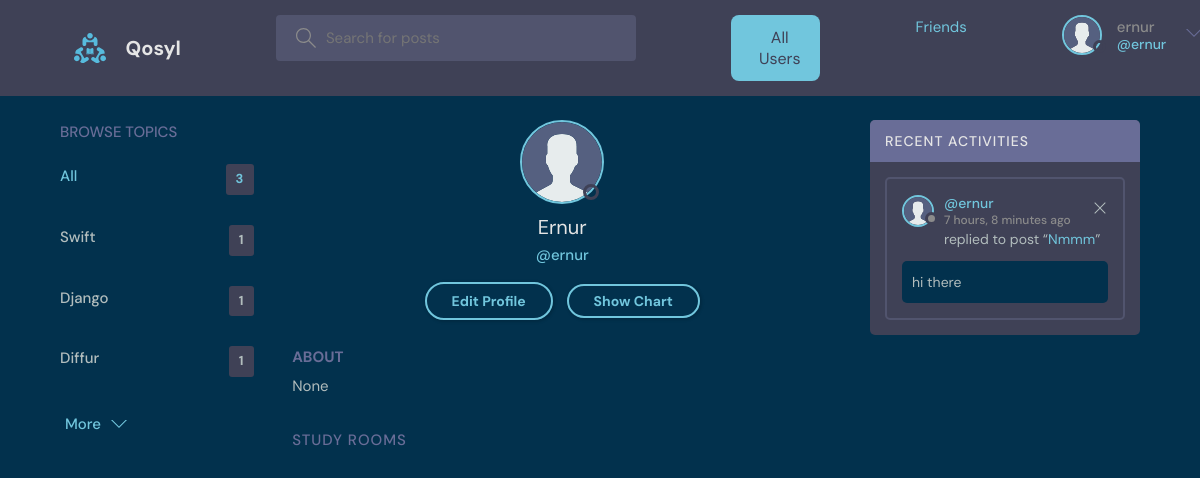
Page /profile/11/ (signed in) on the earlier database version.
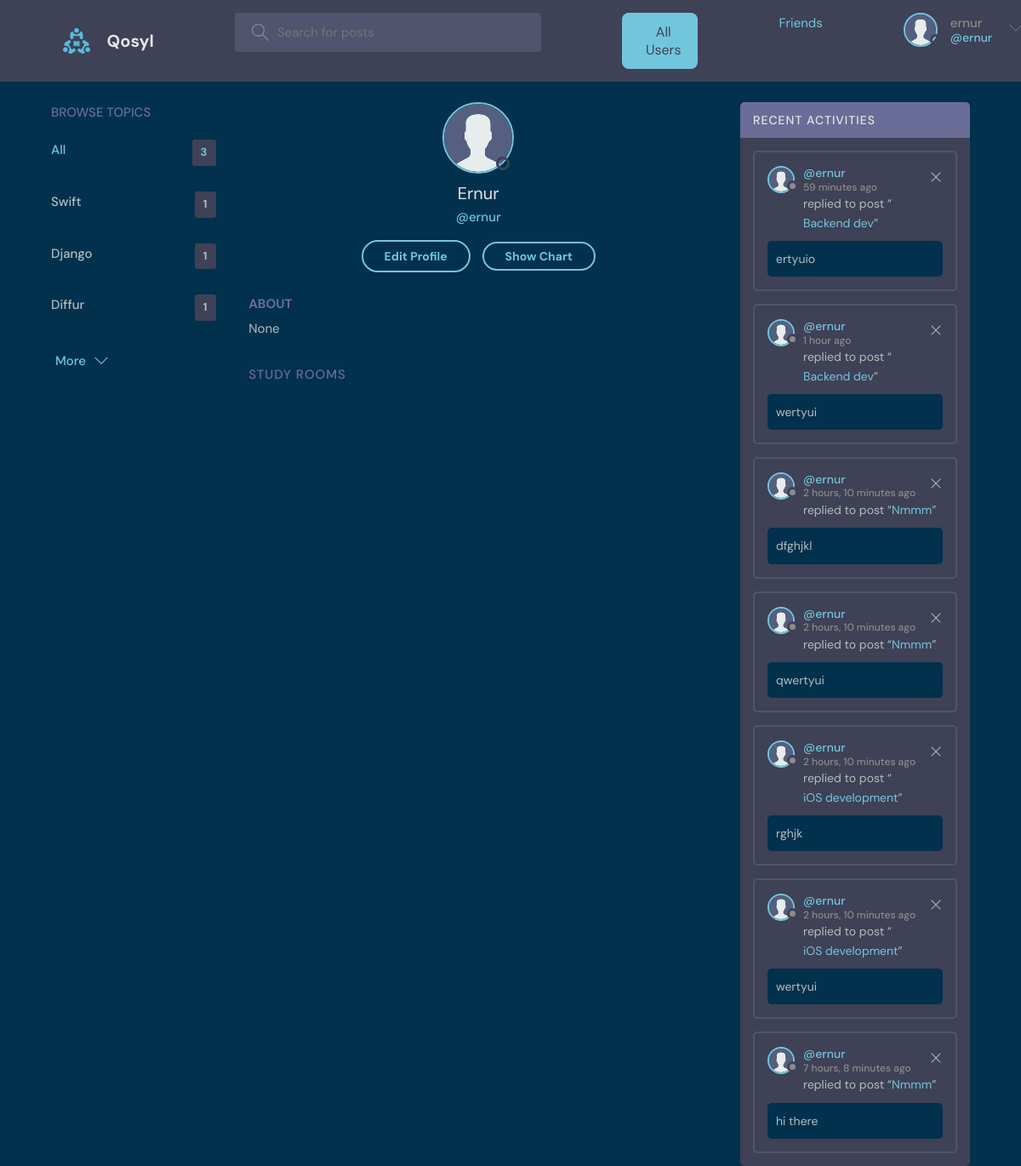
Same page on the later database version.
### users/models.py (models this page shows, shortened)
class Topic(models.Model):
    name = models.CharField(max_length=200)

class User(AbstractUser):
    name = models.CharField(max_length=200, null=True)
    email = models.EmailField(unique=True, null=True)
    bio = models.TextField(null=True)
    avatar = models.ImageField(upload_to='avatars/', default='avatar.svg')
    friends = models.ManyToManyField('self', blank=True, symmetrical=True, related_name='user_friends')
    USERNAME_FIELD = 'email'
    REQUIRED_FIELDS = []
    def is_friend(self, friend):
        return self.friends.filter(id=friend.id).exists()
    objects = UserManager()

### chat/models.py (models this page shows, shortened)
class Message(models.Model):
    user = models.ForeignKey(settings.AUTH_USER_MODEL, on_delete=models.CASCADE)
    room = models.ForeignKey(Room, on_delete=models.CASCADE)
    body = models.TextField()
    updated = models.DateTimeField(auto_now=True)
    created = models.DateTimeField(auto_now_add=True)
    class Meta:
        ordering = ['-updated', '-created']

### rooms/models.py (models this page shows)
class Room(models.Model):
    host = models.ForeignKey(settings.AUTH_USER_MODEL, on_delete=models.SET_NULL, null=True)
    topic = models.ForeignKey('users.Topic', on_delete=models.SET_NULL, null=True)
    name = models.CharField(max_length=200)
    description = models.TextField(null=True, blank=True)
    participants = models.ManyToManyField(settings.AUTH_USER_MODEL, related_name='participants', blank=True)
    updated = models.DateTimeField(auto_now=True)
    created = models.DateTimeField(auto_now_add=True)
    class Meta:
        ordering = ['-updated', '-created']
    def __str__(self):
        return self.name

### users/views.py (the view)
# urls.py: path('profile/<str:pk>/', views.userProfile, name="user-profile"),
def userProfile(request, pk):
    user = User.objects.get(id=pk)
    rooms = user.room_set.all()
    room_messages = user.message_set.all()
    topics = Topic.objects.all()
    profile_user = get_object_or_404(User, id=pk)
    is_own_profile = request.user == profile_user
    is_friend = profile_user.is_friend(request.user)
    existing_request = FriendRequest.objects.filter(from_user=request.user, to_user=profile_user).exists()
    context = {
        "user": profile_user,
        "is_own_profile": is_own_profile,
        "is_friend": is_friend,
        "existing_request": existing_request,
        'user': user,
        'rooms': rooms,
        'room_messages': room_messages,
        'topics': topics,
    }
    return render(request, "users/profile.html", context)

### users/templates/users/profile.html (shortened to what this page needs)
{% extends 'main.html' %}
{% block content %}
<main class="profile-page layout layout--3">
  <div class="container">
    {% include 'users/topics_component.html' %}
    <div class="roomList">
      <div class="profile">
        <div class="profile__avatar">
          <div class="avatar avatar--large active">
            <img src="{{ user.avatar.url }}" />
          </div>
        </div>
        <div class="profile__info">
          <h3>{{ user.name }}</h3>
          <p>@{{ user.username }}</p>
          <div class="profile__actions">
            {% if is_own_profile %}
              <a href="{% url 'update-user' %}" class="btn btn--main btn--pill">Edit Profile</a>
              <button id="showChartBtn" class="btn btn--secondary btn--pill">Show Chart</button>
            {% endif %}
          </div>
        </div>
        <div class="profile__about">
          <h3>About</h3>
          <p>{{ user.bio }}</p>
        </div>
      </div>
      <div class="roomList__header">
        <div>
          <h2>Study Rooms</h2>
        </div>
      </div>
    </div>
    {% include 'chat/activity_component.html' %}
  </div>
</main>
{% endblock content %}

### users/templates/users/topics_component.html
<div class="topics">
    <div class="topics__header">
        <h2>Browse Topics</h2>
    </div>
    <ul class="topics__list">
        <li>
            <a href="{% url 'home' %}" class="active">All <span>{{topics.count}}</span></a>
        </li>
        {% for topic in topics %}
        <li>
            <a href="{% url 'home' %}?q={{topic.name}}">{{topic.name}}<span>{{topic.room_set.all.count}}</span></a>
        </li>
        {% endfor %}
    </ul>
    <a class="btn btn--link" href="{% url 'topics' %}">
        More
        <svg version="1.1" xmlns="http://www.w3.org/2000/svg" width="32" height="32" viewBox="0 0 32 32">
            <title>chevron-down</title>
            <path d="M16 21l-13-13h-3l16 16 16-16h-3l-13 13z"></path>
        </svg>
    </a>
</div>

### chat/templates/chat/activity_component.html
<div class="activities">
    <div class="activities__header">
        <h2>Recent Activities</h2>
    </div>
    {% for message in room_messages %}
    <div class="activities__box">
        <div class="activities__boxHeader roomListRoom__header">
            <a href="{% url 'user-profile' message.user.id %}" class="roomListRoom__author">
                <div class="avatar avatar--small">
                    <img src="{{message.user.avatar.url}}" />
                </div>
                <p>
                    @{{message.user.username}}
                    <span>{{message.created|timesince}} ago</span>
                </p>
            </a>
            {% if request.user == message.user %}
            <div class="roomListRoom__actions">
                <a href="{% url 'delete-message' message.id %}">
                    <svg version="1.1" xmlns="http://www.w3.org/2000/svg" width="32" height="32" viewBox="0 0 32 32">
                        <title>remove</title>
                        <path
                            d="M27.314 6.019l-1.333-1.333-9.98 9.981-9.981-9.981-1.333 1.333 9.981 9.981-9.981 9.98 1.333 1.333 9.981-9.98 9.98 9.98 1.333-1.333-9.98-9.98 9.98-9.981z">
                        </path>
                    </svg>
                </a>
            </div>
            {% endif %}
        </div>
        <div class="activities__boxContent">
            <p>replied to post “<a href="{% url 'room' message.room.id %}">{{message.room}}</a>”</p>
            <div class="activities__boxRoomContent">{{message.body}}</div>
        </div>
    </div>
    {% endfor %}
</div>

Differences in the rows shown:
added Message: user.avatar (placeholder picture), user.username "ernur", created "59 minutes", room "Backend dev", body "ertyuio"
added Message: user.avatar (placeholder picture), user.username "ernur", created "1 hour", room "Backend dev", body "wertyui"
added Message: user.avatar (placeholder picture), user.username "ernur", created "2 hours, 10 minutes", room "Nmmm", body "dfghjkl"
added Message: user.avatar (placeholder picture), user.username "ernur", created "2 hours, 10 minutes", room "Nmmm", body "qwertyui"
added Message: user.avatar (placeholder picture), user.username "ernur", created "2 hours, 10 minutes", room "iOS development", body "rghjk"
added Message: user.avatar (placeholder picture), user.username "ernur", created "2 hours, 10 minutes", room "iOS development", body "wertyui"
